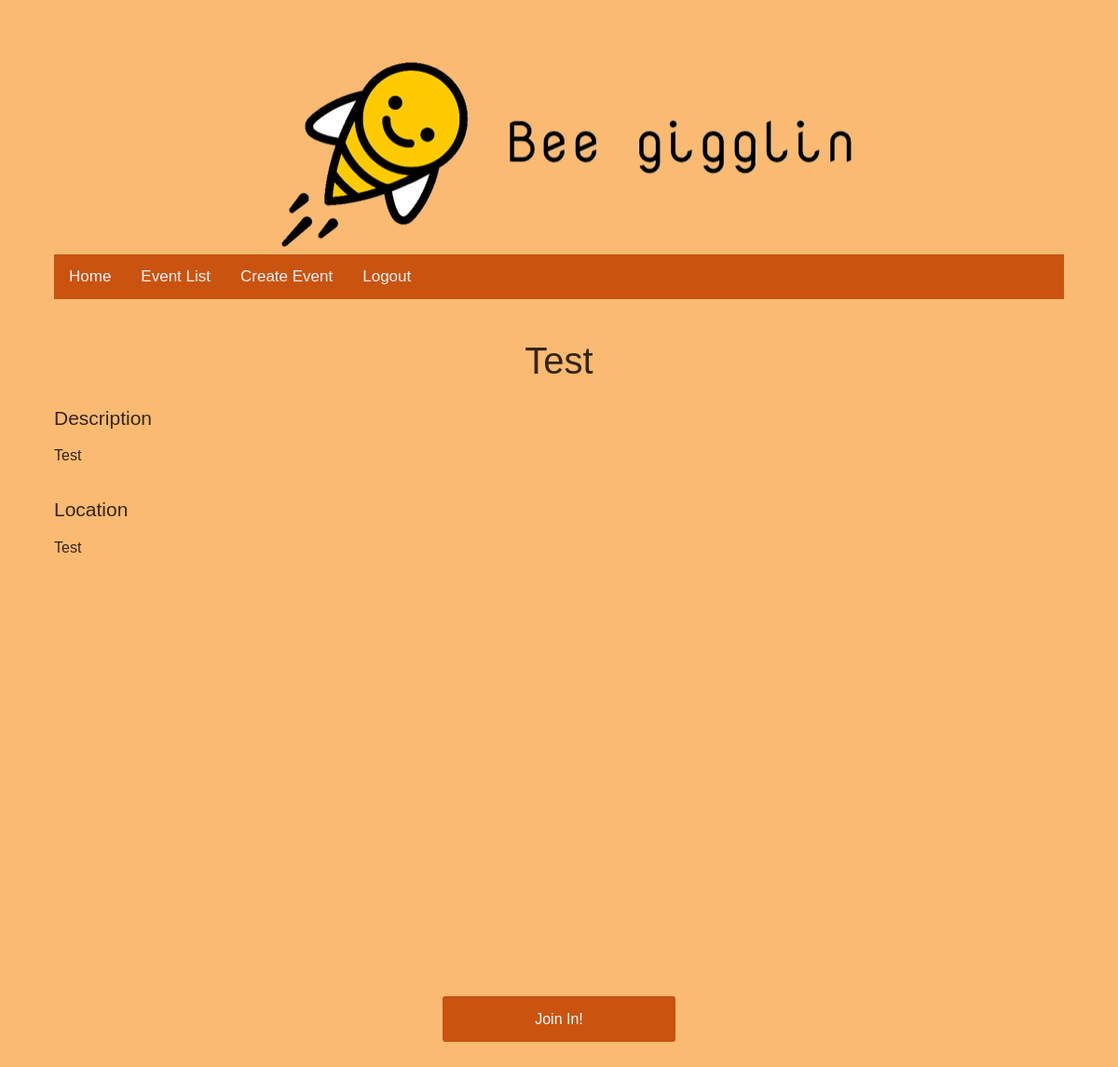
The page /event_page/1 (signed in) on the database its author committed.
### tabledef.py (models this page shows, shortened)
class Event(Base):
    __tablename__ = "events"
    id = Column(Integer, primary_key=True)
    created_by = Column(String)
    event_name = Column(String)
    event_description = Column(String)
    event_location = Column(String)
    active = Column(Boolean)

### app.py (the view)
@app.route('/event_page/<id>')
def get_event_page(id):
    Session = sessionmaker(bind=engine)
    s = Session()
    event = s.query(Event).filter(Event.id==id).one()
    val = s.query(exists().where(Attendee.username==session['username'] and Attendee.event_id==id))
    return render_template('event_page.html', event=event, already_participant=val)

### templates/event_page.html (shortened to what this page needs)
<link rel="stylesheet" href="/static/style.css" type="text/css">
{% include 'nav.html' %}
<h1 style="text-align: center;">{{ event.event_name }}</h1>
<h2>Description</h2>
{{ event.event_description }}
<h2>Location</h2>
{{ event.event_location }}
<div id="googleMap" style="width:50%;height:400px;"></div>
{% if already_participant %}
<form action="/join" >
  <input type="submit" class="btn" value="Join In!">
</form>
{% else %}
<h2>Attendees</h2>
{% endif %}

### static/style.css (style rules this page uses)
* { box-sizing: border-box; }
input { text-align: center; background-color: #ECF0F1; border: 2px solid transparent; border-radius: 3px; font-size: 16px; font-weight: 200; padding: 10px 0; width: 250px; transition: border .5s; }
.btn { border: 2px solid transparent; background: #CA5310; color: #ffffff; font-size: 16px; line-height: 25px; padding: 10px 0; text-decoration: none; text-shadow: none; border-radius: 3px; box-shadow: none; transition: 0.25s; display: block; width: 250px; margin: 0 auto; }
body, h1, h2, h3, h4, .h1, .h2, .h3, .h4 { font-family: $font-family-sans; font-weight: 300; color: rgba(0, 0, 0, 0.8); }
h1, .h1 { font-size: 40px; line-height: 42px; }
h2, .h2 { font-size: 21px; line-height: 28px; }

### rows shown on the page
Event: event_name "Test", event_description "Test", event_location "Test"
